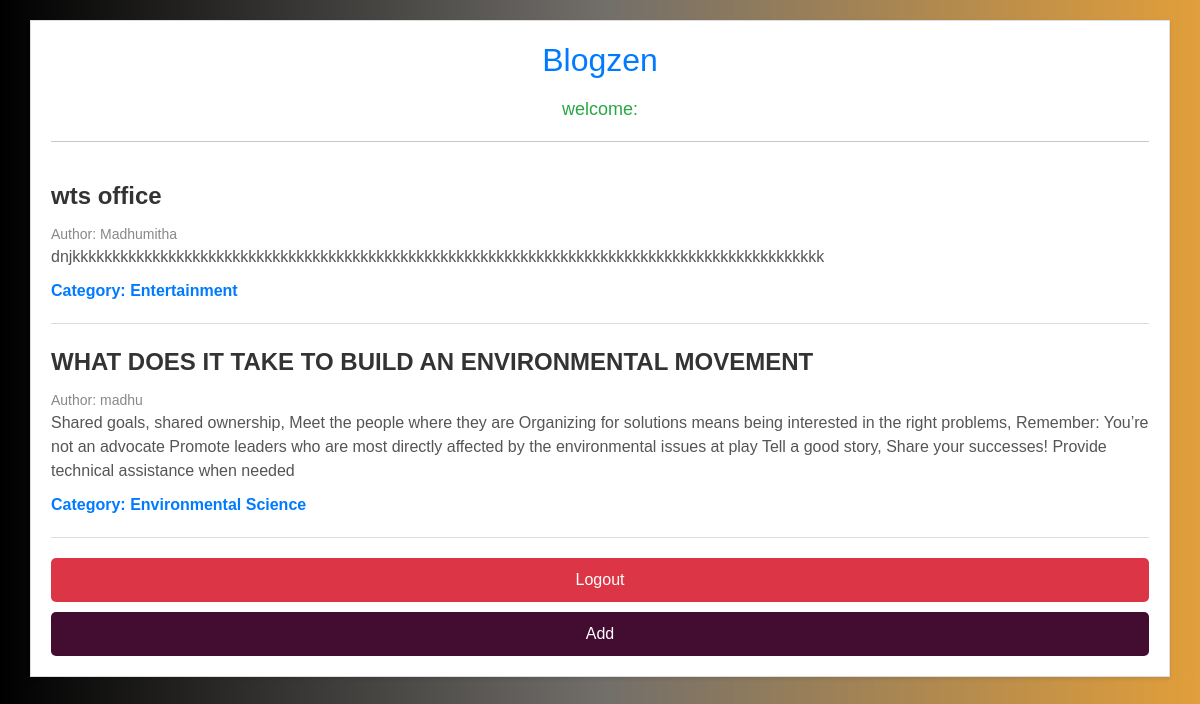
Page /blog on the committed database.
### app/app.py (models this page shows, shortened)
class Blog(db.Model):
    id = db.Column(db.Integer, primary_key=True)
    author = db.Column(db.String, unique=False, nullable=True)
    blog_title = db.Column(db.String, nullable=False)
    blog_content = db.Column(db.Text, nullable=False)
    category_id = db.Column(db.Integer, db.ForeignKey('category.id'))
    category = relationship('Category', back_populates='blogs')

class Category(db.Model):
    id = db.Column(db.Integer, primary_key=True)
    name = db.Column(db.String, nullable=False, unique=True)
    blogs = relationship('Blog', back_populates='category')
    def __repr__(self):
        return self.name

### app/app.py (the view)
@app.route('/blog', methods=["GET", "POST"])
def blog():
    blogs = Blog.query.all()
    return render_template("blog.html",blogs=blogs)

### app/templates/blog.html (shortened to what this page needs)
<!DOCTYPE html>
<html lang="en">
<head>
    <link href="https://cdn.jsdelivr.net/npm/bootstrap@5.3.1/dist/css/bootstrap.min.css" rel="stylesheet">
</head>
<body>
    <div class="container">
        <h2 class="page-header">Blogzen</h2>
        <h3 class="welcome-text">welcome: {{ session["username"] }}</h3>
        <hr>
        <div>
            {% for b in blogs %}
            <div class="blog-item">
                <div class="blog-title">{{ b.blog_title }}</div>
                <div class="blog-author">Author: {{ b.author }}</div>
                <div class="blog-content">{{ b.blog_content }}</div>
                <a href="{{ url_for('category_detail', category_id=b.category.id) }}" class="category-link">Category: {{ b.category }}</a>
            </div>
            {% endfor %}
        </div>
        <a href="{{ url_for('logout') }}" class="btn btn-logout">Logout</a>
        <a href="{{ url_for('admin.index') }}" class="btn btn-admin">Add</a>
    </div>
</body>
</html>

### app/templates/blog.html (style rules this page uses)
body { background: linear-gradient( to right, black, rgb(113, 110, 106), rgba(219, 137, 14, 0.816)); font-family: Arial, sans-serif; padding-top: 20px; }
.container { background-color: #fff; border: 1px solid #ddd; padding: 20px; box-shadow: 0 2px 4px rgba(0, 0, 0, 0.1); }
.page-header { color: #007bff; text-align: center; margin-bottom: 20px; }
.welcome-text { color: #28a745; text-align: center; font-size: 18px; margin-bottom: 20px; }
.blog-item { border-bottom: 1px solid #ddd; padding: 20px 0; }
.blog-title { font-size: 24px; font-weight: bold; color: #333; margin-bottom: 10px; }
.blog-author { font-size: 14px; color: #888; }
.blog-content { font-size: 16px; line-height: 1.5; color: #555; }
.category-link { color: #007bff; text-decoration: none; font-weight: bold; margin-top: 10px; display: inline-block; }
.btn-logout { background-color: #dc3545; color: #fff; border: none; margin-top: 20px; padding: 10px 20px; font-size: 16px; border-radius: 5px; display: block; width: 100%; }
.btn-admin { background-color: #430c31; color: #fff; border: none; margin-top: 10px; padding: 10px 20px; font-size: 16px; border-radius: 5px; display: block; width: 100%; }

### rows in the picture
Blog: blog_title "wts office", author "Madhumitha", blog_content "dnjkkkkkkkkkkkkkkkkkkkkkkkkkkkkkkkkkkkkkkkkkkkkkkkkkkkkkkkkkkkkkkkkkkkkkkkkkkkkkkkkkkkkkkkkkkkkkk", category "Entertainment"
Blog: blog_title "WHAT DOES IT TAKE TO BUILD AN ENVIRONMENTAL MOVEMENT", author "madhu", blog_content "Shared goals, shared ownership, Meet the people where they are Organizing for solutions means being interested in the right problems, Remember: You’re not an advocate Promote leaders who are most directly affected by the environmental issues at play Tell a good story, Share your successes! Provide technical assistance when needed", category "Environmental Science"
